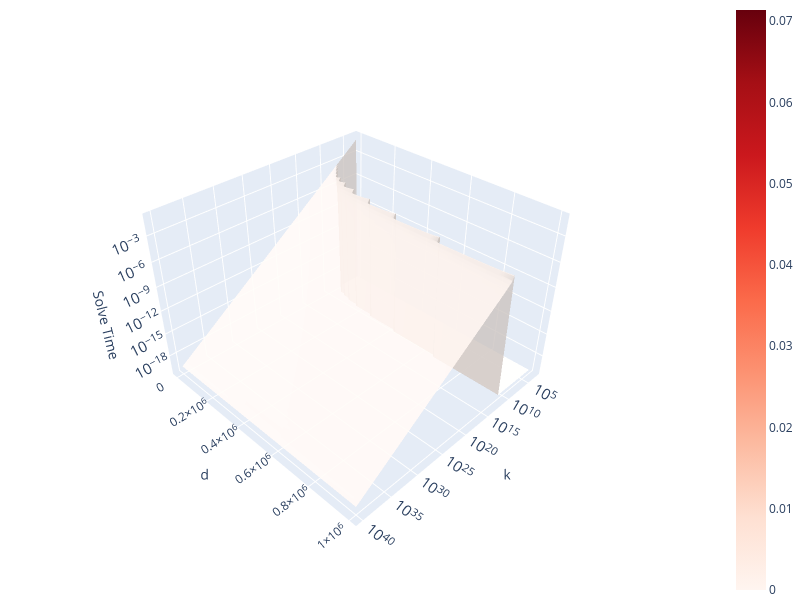

Notebook code cell kept with this figure:
### Code cell
# 在绘图前添加以下代码调整显示
import plotly.graph_objects as go
import numpy as np

# 确保数据中没有零或负值（对数坐标需要）
contactSolveTime_processed = np.array(contactSolveTime)
contactSolveTime_processed[contactSolveTime_processed <= 0] = 1e-10

# 创建图形
fig = go.Figure(
    data=[go.Surface(
        z=contactSolveTime_processed, 
        x=K, 
        y=D, 
        colorscale="Reds", 
        opacity=0.8,  # 增加不透明度
        showscale=True  # 确保颜色条显示
    )]
)

# 调整布局和坐标轴
fig.update_layout(
    scene=dict(
        xaxis=dict(
            type='log',
            title='k',
            exponentformat='power',  # 更改科学计数法格式
            showexponent='all'
        ),
        yaxis=dict(
            title='d',
            exponentformat='power',  # 更改科学计数法格式
            showexponent='all'
        ),
        zaxis=dict(
            type='log',
            title='Solve Time',
            exponentformat='power',  # 更改科学计数法格式
            showexponent='all'
        ),
        # 调整相机视角，使图形更大
        camera=dict(
            eye=dict(x=1.5, y=1.5, z=1.5)
        ),
        # 调整纵横比
        aspectmode='manual',
        aspectratio=dict(x=1, y=1, z=0.7)
    ),
    # 调整图形大小
    width=800,
    height=600,
    margin=dict(l=0, r=0, b=0, t=0)
)

fig.show()

### Figure 1 — Plotly figure (JSON) as saved in the notebook; plotly's stock layout.template omitted (floating-point values rounded to 4 significant figures; data arrays with more than 128 entries replaced by an {"elided": "..."} marker saying what was removed)
{"data": [{"colorscale": [[0, "rgb(255,245,240)"], [0.125, "rgb(254,224,210)"], [0.25, "rgb(252,187,161)"], [0.375, "rgb(252,146,114)"], [0.5, "rgb(251,106,74)"], [0.625, "rgb(239,59,44)"], [0.75, "rgb(203,24,29)"], [0.875, "rgb(165,15,21)"], [1, "rgb(103,0,13)"]], "opacity": 0.8, "showscale": true, "type": "surface", "x": {"elided": "100x100 float values"}, "y": {"elided": "100x100 float values"}, "z": {"elided": "100x100 float values"}}], "layout": {"height": 600, "margin": {"b": 0, "l": 0, "r": 0, "t": 0}, "scene": {"aspectmode": "manual", "aspectratio": {"x": 1, "y": 1, "z": 0.7}, "camera": {"eye": {"x": 1.5, "y": 1.5, "z": 1.5}}, "xaxis": {"exponentformat": "power", "showexponent": "all", "title": {"text": "k"}, "type": "log"}, "yaxis": {"exponentformat": "power", "showexponent": "all", "title": {"text": "d"}}, "zaxis": {"exponentformat": "power", "showexponent": "all", "title": {"text": "Solve Time"}, "type": "log"}}, "width": 800}}
